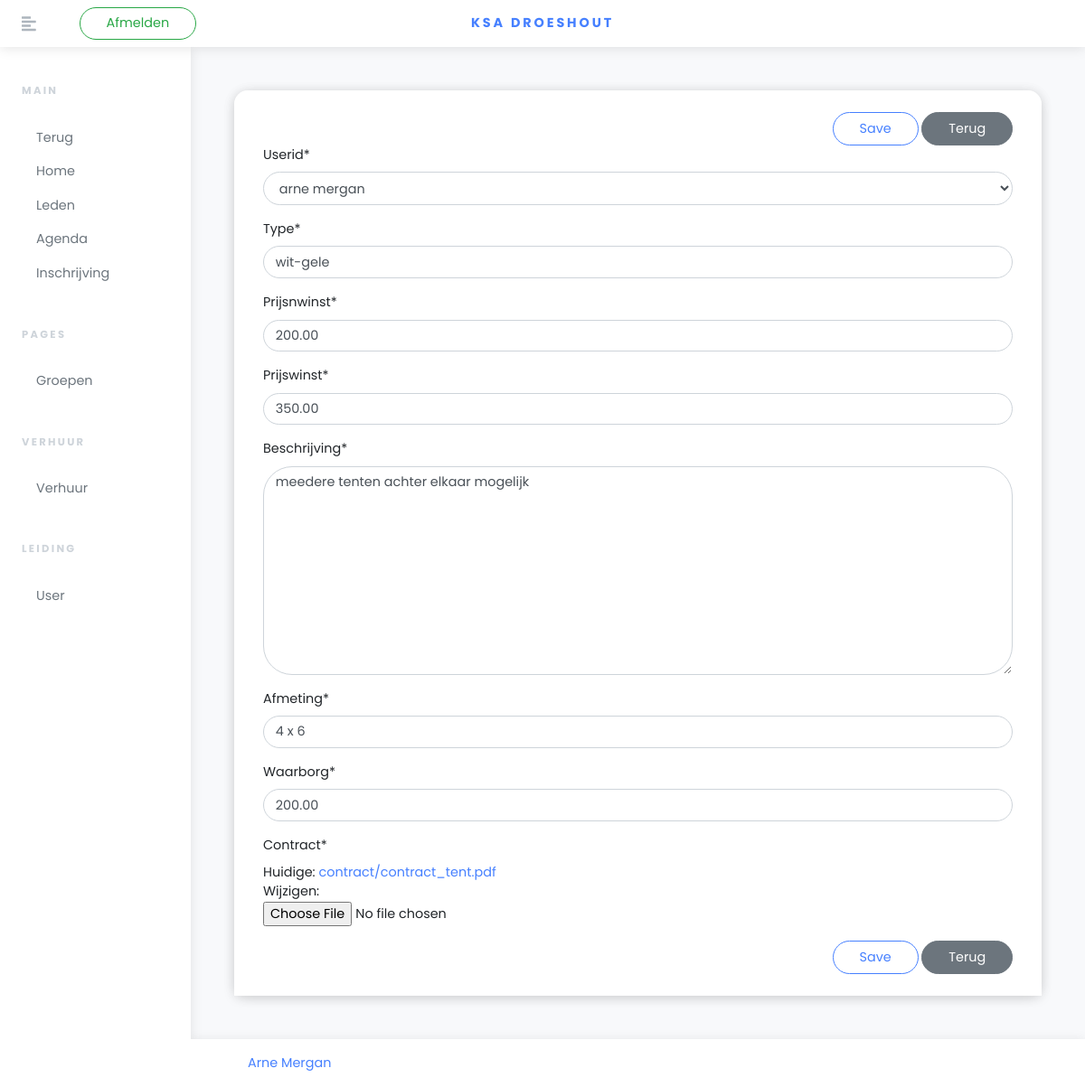
/verhuur/tent/3/update, run on the app's committed database.
### verhuur/models.py (models this page shows, shortened)
class Tent(models.Model):
    type = models.CharField(max_length=50)
    afmeting = models.CharField(max_length=20)
    userid = models.ForeignKey(Leiding,models.CASCADE)
    beschrijving = models.TextField(max_length=1000)
    prijswinst = models.DecimalField(decimal_places=2,max_digits=5)
    prijsnwinst = models.DecimalField(decimal_places=2,max_digits=5)
    waarborg = models.DecimalField(decimal_places=2,max_digits=5)
    contract = models.FileField(upload_to='contract')

### verhuur/views.py (the view)
# urls.py: path('verhuur/tent/<int:pk>/update',verhuur_views.VerhuurTentUpdate.as_view(),name='updatetent'),
class VerhuurTentUpdate(SuccessMessageMixin,generic.UpdateView):
    model = models.Tent
    success_url = '/dashboard/verhuur/'
    success_message = 'Tent is succesvol geupdated'
    form_class = forms.FormTent

### verhuur/forms.py
class FormTent(forms.ModelForm):
    class Meta:
        model = models.Tent
        fields = ['userid','type','prijsnwinst','prijswinst','beschrijving','afmeting','waarborg','contract']

### inschrijven/models.py (called while the page is built)
    def __str__(self):
        return "%s %s" % (self.lid.voornaam, self.lid.achternaam)

### verhuur/templates/verhuur/tent_form.html (shortened to what this page needs)
{% extends "base_dashboard.html" %}
{% load crispy_forms_tags %}
{% block content %}
<section class="py-5">
    <div class="row">
        <div class="col-lg-12">
            <div class="card">
                  <div class="card-header">
                      <form method="post" class="float-right w-100" enctype="multipart/form-data">
                      <div class="float-right">
                            <button class="btn btn-outline-primary">Save</button>
                            <a href="{% url 'dash_verhuur' %}" class="btn btn-secondary">Terug</a>
                      </div>
                          <div class="float-right w-100">
                            {{ form| crispy }}
                          </div>
                        <div class="float-right">
                            <button class="btn btn-outline-primary">Save</button>
                            <a href="{% url 'dash_verhuur' %}" class="btn btn-secondary">Terug</a>
                        </div>
                    </form>
                  </div>
            </div>
        </div>
    </div>
</section>
{% endblock %}

### data on the page
Tent: userid "arne mergan", type "wit-gele", prijsnwinst "200.00", prijswinst "350.00", beschrijving "meedere tenten achter elkaar mogelijk", afmeting "4 x 6", waarborg "200.00"
